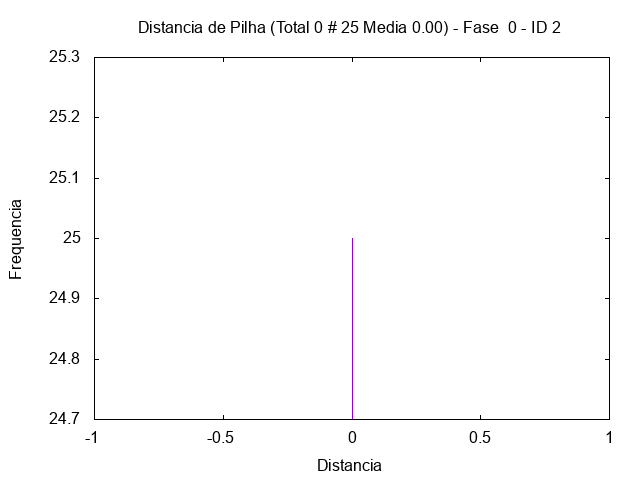

gnuplot code for this plot:
set term png
set output "/tmp/out/mult-hist-0-2.png"
set style fill solid 1.0
set title "Distancia de Pilha (Total 0 # 25 Media 0.00) - Fase  0 - ID 2"
set xlabel "Distancia"
set ylabel "Frequencia"
plot [-1:1] "/tmp/out/mult-hist-0-2.gpdat" u 3:4 w boxes t ""
